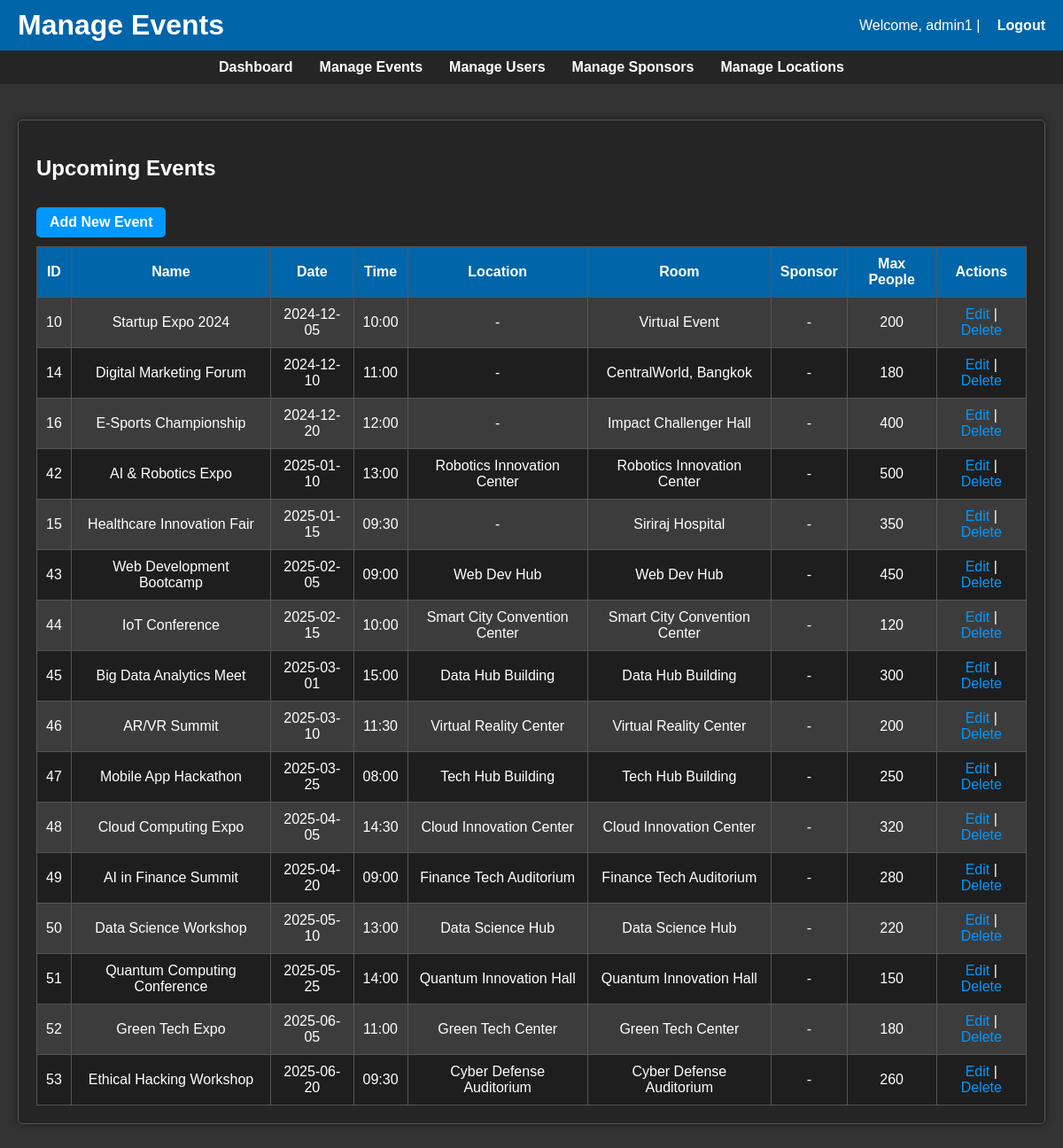
Screenshot of /admin/admin_events.php (signed in) with the database file from the repository.
### tables this page shows
CREATE TABLE `events` (
  `event_id` int(11) NOT NULL,
  `event_name` varchar(100) NOT NULL,
  `event_date` date NOT NULL,
  `event_time` time NOT NULL,
  `location` varchar(100) DEFAULT NULL,
  `description` text,
  `organizer_id` int(11) DEFAULT NULL,
  `location_id` int(11) DEFAULT NULL,
  `max_attendance` int(11) DEFAULT NULL
);

CREATE TABLE `locations` (
  `location_id` int(11) NOT NULL,
  `location_name` varchar(100) NOT NULL,
  `address` text,
  `city` varchar(50) DEFAULT NULL,
  `state` varchar(50) DEFAULT NULL,
  `zip_code` varchar(10) DEFAULT NULL,
  `capacity` int(11) DEFAULT NULL
);

### admin/admin_events.php (the view, shortened to what this page needs)
<?php
include '../config/db_connect.php';
$current_date = date('Y-m-d');
$events = $conn->query("
    SELECT
        Events.event_id,
        Events.event_name,
        Events.event_date,
        Events.event_time,
        Locations.location_name,
        Events.location AS room,
        Events.max_attendance,
        Sponsors.sponsor_name
    FROM Events
    LEFT JOIN event_sponsors ON Events.event_id = event_sponsors.event_id
    LEFT JOIN sponsors ON event_sponsors.sponsor_id = sponsors.sponsor_id
    LEFT JOIN locations ON Events.location_id = locations.location_id
    WHERE Events.event_date >= '$current_date'
    ORDER BY Events.event_date ASC, Events.event_time ASC
");
?>
<!DOCTYPE html>
<html lang="en">
<head>
    <link rel="stylesheet" href="/assets/css/style2.css">
</head>
<body>
    <header>
        <h1>Manage Events</h1>
        <p>Welcome, <?php echo htmlspecialchars($_SESSION['username']); ?> | <a href="/auth/logout.php">Logout</a></p>
    </header>
    <nav>
        <a href="/admin/admin.php">Dashboard</a>
        <a href="/admin/admin_events.php">Manage Events</a>
        <a href="/admin/admin_users.php">Manage Users</a>
        <a href="/admin/admin_sponsors.php">Manage Sponsors</a>
        <a href="/admin/admin_locations.php">Manage Locations</a>
    </nav>
    <div class="container">
        <div class="section">
            <h2>Upcoming Events</h2>
            <a href="add_event.php" class="add-btn">Add New Event</a>
            <table>
                <tr>
                    <th>ID</th>
                    <th>Name</th>
                    <th>Date</th>
                    <th>Time</th>
                    <th>Location</th>
                    <th>Room</th>
                    <th>Sponsor</th>
                    <th>Max People</th>
                    <th>Actions</th>
                </tr>
                <?php if ($events->num_rows > 0): ?>
                    <?php while ($event = $events->fetch_assoc()): ?>
                    <tr>
                        <td><?php echo $event['event_id']; ?></td>
                        <td><?php echo htmlspecialchars($event['event_name']); ?></td>
                        <td><?php echo date('Y-m-d', strtotime($event['event_date'])); ?></td>
                        <td><?php echo date('H:i', strtotime($event['event_time'])); ?></td>
                        <td><?php echo htmlspecialchars(($event['location_name'] ?? '-')); ?></td>
                        <td><?php echo htmlspecialchars($event['room'] ?: '-'); ?></td>
                        <td><?php echo htmlspecialchars($event['sponsor_name'] ?? '-'); ?></td>
                        <td><?php echo htmlspecialchars($event['max_attendance']); ?></td>
                        <td>
                            <a href="edit_event.php?id=<?php echo $event['event_id']; ?>">Edit</a> |
                            <a href="javascript:void(0)" onclick="submitDeleteForm(<?php echo $event['event_id']; ?>)">Delete</a>
                        </td>
                    </tr>
                    <?php endwhile; ?>
                <?php else: ?>
                    <tr>
                        <td colspan="9">No upcoming events found.</td>
                    </tr>
                <?php endif; ?>
            </table>
        </div>
    </div>
</body>
</html>

### assets/css/style2.css (style rules this page uses)
body { font-family: Arial, sans-serif; margin: 0; padding: 0; background-color: #1e1e1e; color: #ffffff; }
header { background-color: #0065a9; color: white; padding: 10px 20px; display: flex; justify-content: space-between; align-items: center; }
h1 { color: #ffffff; }
h2 { color: #ffffff; }
header h1 { margin: 0; }
header p { margin: 0; }
header a { color: white; text-decoration: none; font-weight: bold; margin-left: 15px; }
nav { display: flex; justify-content: center; background-color: #252525; padding: 10px; }
nav a { color: #ffffff; margin: 0 15px; text-decoration: none; font-weight: bold; }
.container { padding: 20px; }
.section { margin-bottom: 30px; background-color: #444444; padding: 15px; border-radius: 5px; box-shadow: 0 0 10px rgba(0, 0, 0, 0.5); }
@media (min-width: 768px) { .container { flex-direction: row; align-items: flex-start; } }
th { background-color: #0065a9; color: white; }
tr:nth-child(even) { background-color: #3c3c3c; }
tr:nth-child(odd) { background-color: #1e1e1e; }
table { width: 100%; border-collapse: collapse; margin-top: 10px; }
th, td { padding: 10px; text-align: center; border: 1px solid #555555; }
a { color: #0098ff; text-decoration: none; }
.add-btn { display: inline-block; margin-top: 10px; padding: 8px 15px; background-color: #0098ff; color: white; border-radius: 5px; text-decoration: none; font-weight: bold; }

### admin/admin_events.php (style rules this page uses)
.container { padding: 20px; background-color: #333333; }
.section { margin: 20px 0; padding: 20px; border: 1px solid #555555; border-radius: 5px; background-color: #252525; }

### rows the page displays
events: event_id "10", event_name "Startup Expo 2024", event_date "2024-12-05", event_time "10:00", location_name "-", location "Virtual Event", sponsor_name "-", max_attendance "200"
events: event_id "14", event_name "Digital Marketing Forum", event_date "2024-12-10", event_time "11:00", location_name "-", location "CentralWorld, Bangkok", sponsor_name "-", max_attendance "180"
events: event_id "16", event_name "E-Sports Championship", event_date "2024-12-20", event_time "12:00", location_name "-", location "Impact Challenger Hall", sponsor_name "-", max_attendance "400"
events: event_id "42", event_name "AI & Robotics Expo", event_date "2025-01-10", event_time "13:00", location.location_name "Robotics Innovation Center", location "Robotics Innovation Center", sponsor_name "-", max_attendance "500"
events: event_id "15", event_name "Healthcare Innovation Fair", event_date "2025-01-15", event_time "09:30", location_name "-", location "Siriraj Hospital", sponsor_name "-", max_attendance "350"
events: event_id "43", event_name "Web Development Bootcamp", event_date "2025-02-05", event_time "09:00", location.location_name "Web Dev Hub", location "Web Dev Hub", sponsor_name "-", max_attendance "450"
events: event_id "44", event_name "IoT Conference", event_date "2025-02-15", event_time "10:00", location.location_name "Smart City Convention Center", location "Smart City Convention Center", sponsor_name "-", max_attendance "120"
events: event_id "45", event_name "Big Data Analytics Meet", event_date "2025-03-01", event_time "15:00", location.location_name "Data Hub Building", location "Data Hub Building", sponsor_name "-", max_attendance "300"
events: event_id "46", event_name "AR/VR Summit", event_date "2025-03-10", event_time "11:30", location.location_name "Virtual Reality Center", location "Virtual Reality Center", sponsor_name "-", max_attendance "200"
events: event_id "47", event_name "Mobile App Hackathon", event_date "2025-03-25", event_time "08:00", location.location_name "Tech Hub Building", location "Tech Hub Building", sponsor_name "-", max_attendance "250"
events: event_id "48", event_name "Cloud Computing Expo", event_date "2025-04-05", event_time "14:30", location.location_name "Cloud Innovation Center", location "Cloud Innovation Center", sponsor_name "-", max_attendance "320"
events: event_id "49", event_name "AI in Finance Summit", event_date "2025-04-20", event_time "09:00", location.location_name "Finance Tech Auditorium", location "Finance Tech Auditorium", sponsor_name "-", max_attendance "280"
events: event_id "50", event_name "Data Science Workshop", event_date "2025-05-10", event_time "13:00", location.location_name "Data Science Hub", location "Data Science Hub", sponsor_name "-", max_attendance "220"
events: event_id "51", event_name "Quantum Computing Conference", event_date "2025-05-25", event_time "14:00", location.location_name "Quantum Innovation Hall", location "Quantum Innovation Hall", sponsor_name "-", max_attendance "150"
events: event_id "52", event_name "Green Tech Expo", event_date "2025-06-05", event_time "11:00", location.location_name "Green Tech Center", location "Green Tech Center", sponsor_name "-", max_attendance "180"
events: event_id "53", event_name "Ethical Hacking Workshop", event_date "2025-06-20", event_time "09:30", location.location_name "Cyber Defense Auditorium", location "Cyber Defense Auditorium", sponsor_name "-", max_attendance "260"

### other values shown
$_SESSION['username'] "admin1"
